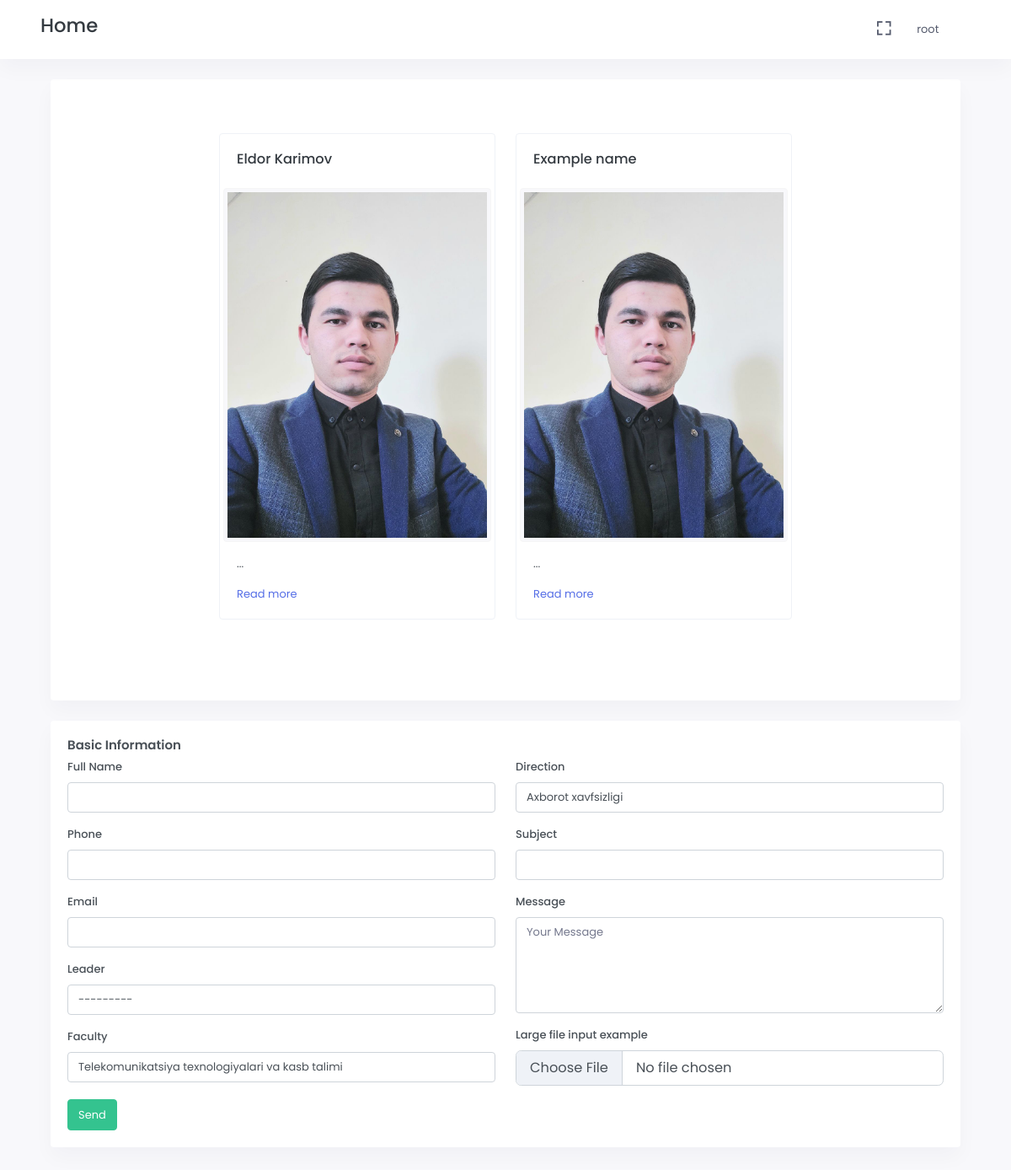
The app's page /interactive/services/ (signed in), older data.
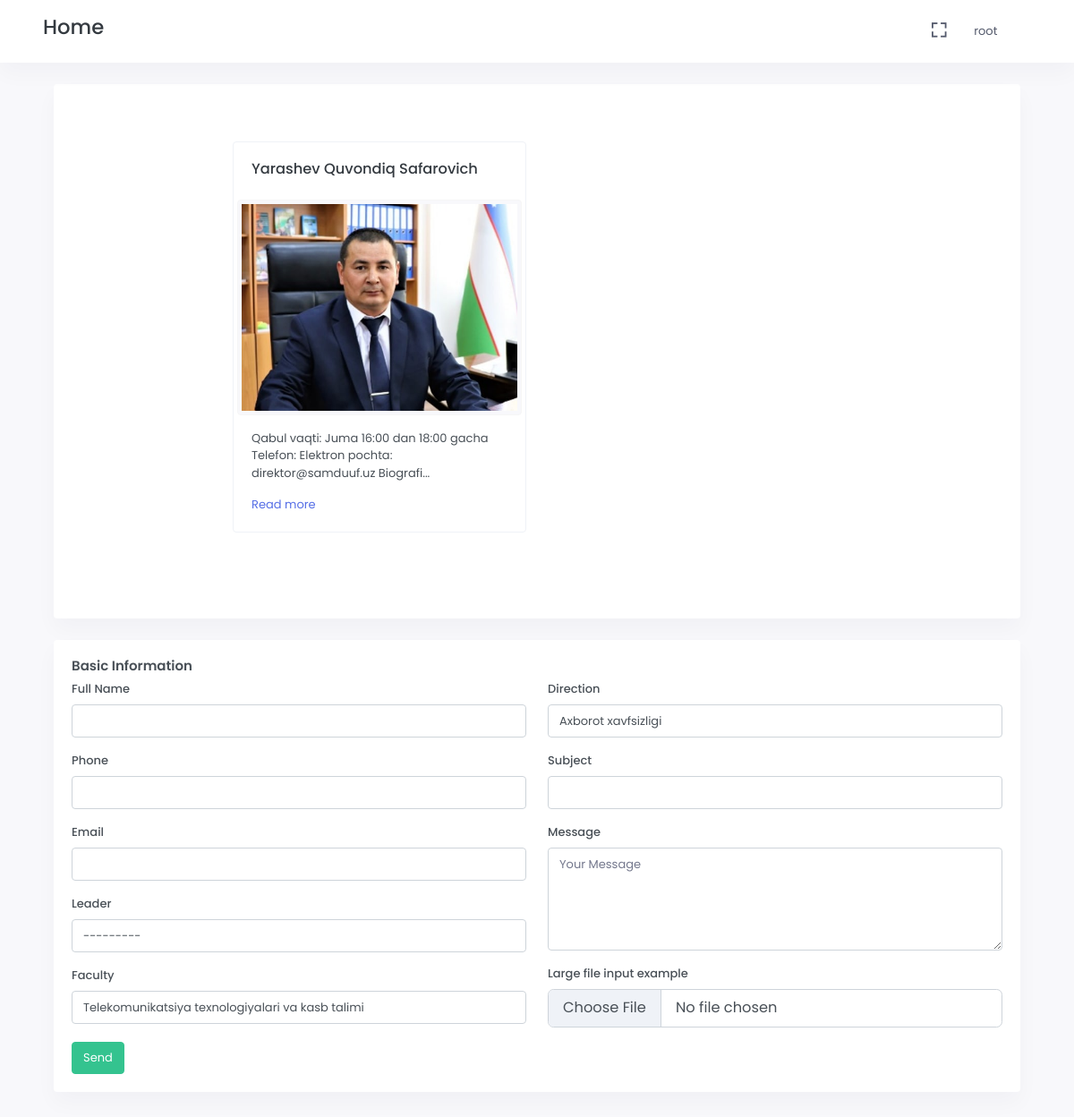
The same page, newer data.
### users/models.py (models this page shows)
class CustomUser(AbstractUser):
    full_name = models.CharField(max_length=128)
    is_leader = models.BooleanField(default=False)
    picture = models.ImageField(upload_to='media/images/users', default='media/media/images/users/photo_2023-04-19_10-20-05.jpg', blank=True)

### interactive/models.py (models this page shows, shortened)
class Leader(models.Model):
    leader = models.OneToOneField(CustomUser, on_delete=models.CASCADE)
    content = models.TextField()
    link = models.TextField()
    def __str__(self):
        return self.leader.full_name

class SendData(models.Model):
    class Faculty(models.TextChoices):
        TTKT = "TTKT", "Telekomunikatsiya texnologiyalari va kasb talimi"
    class Direction(models.TextChoices):
        AX = 'AX', 'Axborot xavfsizligi'
        DI = 'DI', 'Dasturiy injinering'
    num = models.UUIDField(default=uuid.uuid4, editable=False, primary_key=True)
    full_name = models.CharField(max_length=128)
    phone = models.CharField(max_length=13)
    email = models.EmailField()
    leader = models.ForeignKey('Leader', on_delete=models.CASCADE)
    faculty = models.CharField(max_length=5, choices=Faculty.choices, default=Faculty.TTKT)
    direction = models.CharField(max_length=5, choices=Direction.choices, default=Direction.AX)
    subject = models.CharField(max_length=128)
    message = models.TextField()
    upload = models.FileField(upload_to='uploads')
    user = models.ForeignKey(CustomUser, on_delete=models.CASCADE)
    created_at = models.DateTimeField(auto_now_add=True)

### interactive/views.py (the view, shortened to what this page needs)
# urls.py: path('', SendDataView.as_view(), name = 'send_data'),
class SendDataView(LoginRequiredMixin, View):
    def get(self, request):
        form = SendDataForm()
        send_datas = SendData.objects.all().order_by('-created_at')[:1]
        leaders = Leader.objects.all()
        context = {
            'form':form,
            'send_datas':send_datas,
            'leaders':leaders
        }
        return render(request, 'main.html', context)

### interactive/forms.py
class SendDataForm(forms.ModelForm):
    class Meta:
        model = SendData
        fields = (
            'full_name',
            'email',
            'phone',
            'leader',
            'faculty',
            'direction',
            'subject',
            'message',
            'upload'
        )

### interactive/templates/main.html (shortened to what this page needs)
{% extends 'base.html' %}
{% load static %}
{% load widget_tweaks %}
{% block content %}
<div class="main-content container">
    <div class="page-content">
        <div class="container-fluid">
            <div class="card">
                <div class="tab-content p-4">
                    <div class="tab-pane active" id="all-post" role="tabpanel">
                        <div>
                            <div class="row justify-content-center">
                                <div class="col-xl-8">
                                    <div>
                                        <div class="row">
                                            {% for leader in leaders %}
                                            <div class="col-sm-6">
                                                <div class="card p-1 border shadow-none">
                                                    <div class="p-3">
                                                        <h5><a href="{{ leader.link }}" class="text-dark">{{ leader.leader.full_name }}</a></h5>
                                                    </div>
                                                    <div class="position-relative">
                                                        <img src="{{ leader.leader.picture.url }}" alt=""
                                                             class="img-thumbnail">
                                                    </div>
                                                    <div class="p-3">
                                                        <p>{{ leader.content |slice:":100" }}...</p>
                                                        <div>
                                                            <a href="https://samduuf.uz/uz/page/branch-director-28-12-2022" class="text-primary">Read
                                                                more <i class="mdi mdi-arrow-right"></i></a>
                                                        </div>
                                                    </div>
                                                </div>
                                            </div>
                                            {% endfor %}
                                        </div>
                                    </div>
                                </div>
                            </div>
                        </div>
                    </div>
                </div>
            </div>
            <div class="card">
                <div class="card-body">
                    <h4 class="card-title">Basic Information</h4>
                    <form method="post" enctype="multipart/form-data">
                        <div class="row">
                            <div class="col-sm-6">
                                <div class="mb-3">
                                    <label for="full_name">Full Name</label>
                                    {% render_field form.full_name class+="form-control" id="full_name" name="full_name" type="text" %}
                                </div>
                                <div class="mb-3">
                                    <label for="phone">Phone</label>
                                    <input id="phone" name="phone" type="text"
                                           class="form-control">
                                </div>
                                <div class="mb-3">
                                    <label for="email">Email</label>
                                    {% render_field form.email id="email" name="email" type="email" class+="form-control" %}
                                </div>
                                <div class="mb-3">
                                    <label class="control-label">Leader</label>
                                    {% render_field form.leader class+="form-control select2" %}
                                </div>
                                <div class="mb-3">
                                    <label class="control-label">Faculty</label>
                                    {% render_field form.faculty class+="form-control select2" %}
                                </div>
                            </div>
                            <div class="col-sm-6">
                                <div class="mb-3">
                                    <label class="control-label">Direction</label>
                                    {% render_field form.direction class+="form-control select2" %}
                                </div>
                                <div class="mb-3">
                                    <label for="subject">Subject</label>
                                    {% render_field form.subject class+="form-control" id="subject" name="subject" type="text" %}
                                </div>
                                <div class="mb-3">
                                    <label for="send_data_message">Message</label>
                                    {% render_field form.message rows="5" class="form-control" id="send_data_message" placeholder="Your Message" %}
                                </div>
                                <div class="mb-3">
                                    <div>
                                        <label for="formFileLg" class="form-label">Large file input example</label>
                                        {% render_field form.upload class+="form-control form-control-lg" id="formFileLg" type="file" %}
                                    </div>
                                </div>
                            </div>
                        </div>
                        <div class="d-flex flex-wrap gap-2">
                            <button type="submit" class="btn btn-success waves-effect waves-light">Send</button>
                        </div>
                    </form>
                </div>
            </div>
        </div>
    </div>
</div>
{% endblock %}

### templates/base.html (shortened to what this page needs)
<!doctype html>
<html lang="en">
{% load static %}
<head>
        <link href="{% static 'assets/css/bootstrap.min.css' %}" id="bootstrap-style" rel="stylesheet" type="text/css" />
        <link href="{% static 'assets/css/icons.min.css' %}" rel="stylesheet" type="text/css" />
        <link href="{% static 'assets/css/app.min.css' %}" id="app-style" rel="stylesheet" type="text/css" />
    </head>
    <body data-sidebar="dark" data-layout-mode="light">
        <div id="layout-wrapper">
            {% include 'header.html' %}
            {% block content %}
            {% endblock %}
        </div>
    </body>
</html>

### templates/header.html (shortened to what this page needs)
{% load static %}
<header id="page-topbar">
    <div class="navbar-header">
        <div class="d-flex">
            <div class="ms-5">
                <h3><a href="{% url 'home' %}" class="text-dark">Home</a></h3>
            </div>
        </div>
        <div class="d-flex">
            <div class="dropdown d-none d-lg-inline-block ms-1">
                <button type="button" class="btn header-item noti-icon waves-effect" data-bs-toggle="fullscreen">
                    <i class="bx bx-fullscreen"></i>
                </button>
            </div>
            <div class="dropdown d-inline-block me-5">
                {% if user.is_authenticated %}
                <button type="button" class="btn header-item waves-effect" id="page-header-user-dropdown"
                        data-bs-toggle="dropdown" aria-haspopup="true" aria-expanded="false">
                    <span class="d-none d-xl-inline-block ms-1" key="t-henry">{{ user.username }}</span>
                    <i class="mdi mdi-chevron-down d-none d-xl-inline-block"></i>
                </button>
                {% else %}
                <div class="mt-3">
                    <a href="{% url 'users:login' %}" class="btn btn-outline-primary">Login</a>
                    <a href="{% url 'users:register' %}" class="btn btn-outline-primary">Register</a>
                </div>
                {% endif %}
            </div>
        </div>
    </div>
</header>

Row changes from the older to the newer data that the page shows:
removed Leader: leader.full_name "Eldor Karimov", leader.picture (picture), leader "---------"
removed Leader: leader.full_name "Example name", leader.picture (picture)
added Leader: leader.full_name "Yarashev Quvondiq Safarovich", leader.picture (picture), content "Qabul vaqti: Juma 16:00 dan 18:00 gacha Telefon: Elektron pochta: direktor@samduuf.uz Biografi", leader "---------"
